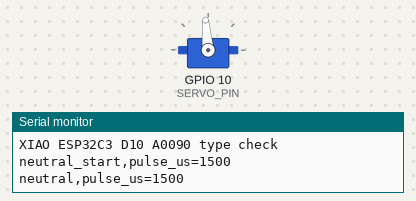
Recording of a sketch running on a simulated Seeed XIAO ESP32-C3. On the bench: servo, the last lines printed to the serial monitor.

Above: at 5.05 s.
At 21.1 s:
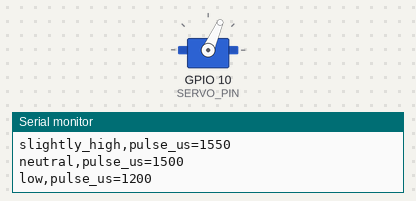
At 29.95 s:
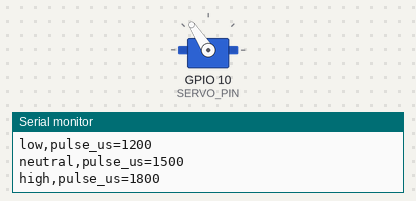
Timing chart, 0 to 44.0 s (numbered marks = the images above):
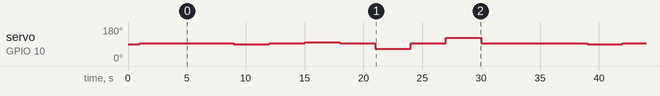

Measured:
- by itself, servo on GPIO 10 (SERVO_PIN): repeats every 30.0 s: 90° 3.0 s, 95° 3.0 s, 99° 3.0 s, 95° 3.0 s, 66° 3.0 s, 95° 3.0 s, 123° 3.0 s, 95° 9.0 s

The sketch:

xiao_esp32c3_d10_servo_type_check.ino
```cpp
#include <ESP32Servo.h>

/*
  XIAO ESP32C3 + A0090 servo type check using D10.

  Use this after confirming that the LED blink example works on D10.

  Wiring:
    Servo red          -> external 5 V +
    Servo brown/black  -> external 5 V GND
    XIAO GND          -> external 5 V GND
    Servo signal      -> D10
*/

const int SERVO_PIN = D10;

const int SERVO_MIN_US = 500;
const int SERVO_MAX_US = 2400;

Servo a0090;

void holdPulse(const char *label, int pulseUs, int holdMs) {
  Serial.print(label);
  Serial.print(",pulse_us=");
  Serial.println(pulseUs);
  a0090.writeMicroseconds(pulseUs);
  delay(holdMs);
}

void setup() {
  Serial.begin(115200);
  delay(1000);

  a0090.setPeriodHertz(50);
  a0090.attach(SERVO_PIN, SERVO_MIN_US, SERVO_MAX_US);

  Serial.println("XIAO ESP32C3 D10 A0090 type check");
  holdPulse("neutral_start", 1500, 4000);
}

void loop() {
  holdPulse("neutral", 1500, 4000);
  holdPulse("slightly_low", 1450, 3000);
  holdPulse("neutral", 1500, 3000);
  holdPulse("slightly_high", 1550, 3000);
  holdPulse("neutral", 1500, 3000);
  holdPulse("low", 1200, 3000);
  holdPulse("neutral", 1500, 3000);
  holdPulse("high", 1800, 3000);
  holdPulse("neutral", 1500, 5000);
}
```
